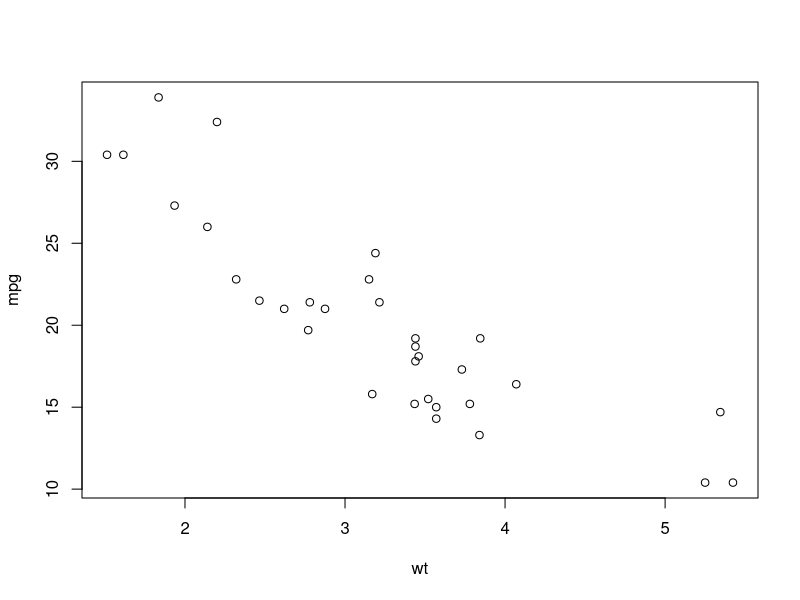
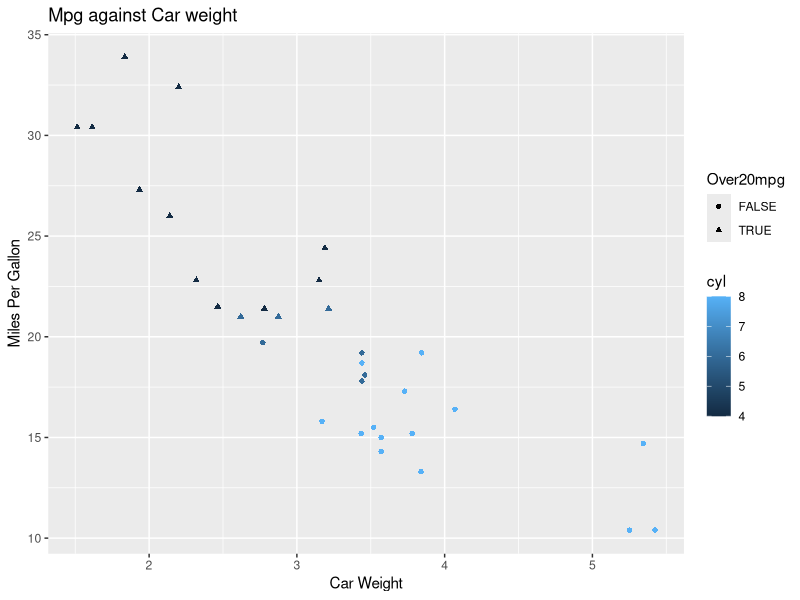
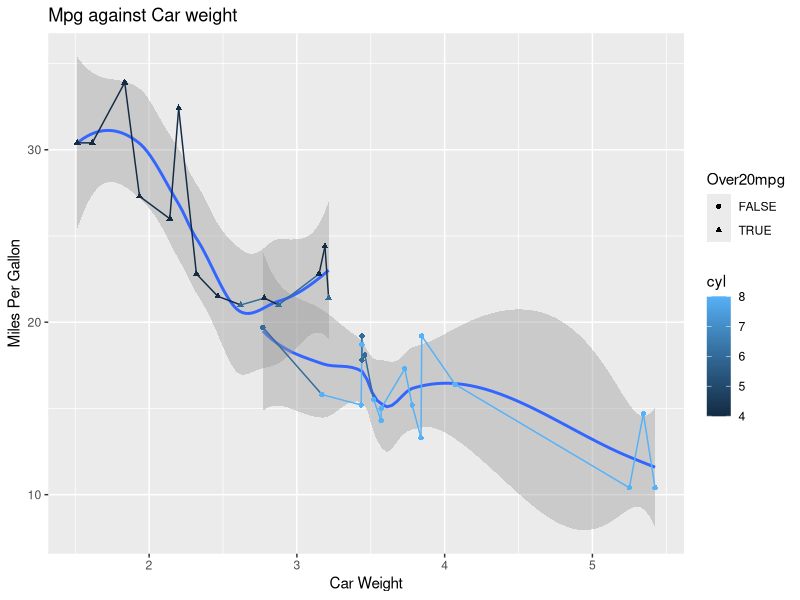

Write the R code that produced these figures, in order.
#Loaded packages
library(dplyr)
library(tidyr)
library(ggplot2)
library(tidyverse)

#--------Exercise 3---------

#Assigning the value of mtcars into mtcars2 creating a new data set
#with the same values
mtcars2 <- mtcars

#This finds the element named car within mtcars which will be
#the car names (as each row is called a car name) and will 
#create a new row with the cars and cars as its column name.
#the initial car names are then deleted as it now at the end
mtcars2$car <- row.names(mtcars)
row.names(mtcars2) <- NULL
mtcars2 <- as_tibble(mtcars2)


#-------Exercise 4)A-----------------

#This creates a new column and adds it to the end 
#of the data frame. This Calls the column Over20mpg and creates a Boolean
#it then puts this within mtcars2

mtcars2 <- mtcars2 %>%
  mutate(Over20mpg = mpg >= 20)

#-------Exercise 4 B -------------

#A new data set has been created with the same values as mtcars2
#from this data set it it groups cyl and gear into its own table
#a new data frame is created from the group variables
#within this data from a new column called mean_mpg 
#a mean of the mpg values is given here
gear_cyl <- mtcars2 %>%
  group_by(cyl, gear) %>%
  summarize(mean_mpg = mean(mpg, na.rm = TRUE))

#-------Exercise 4 C -------------

#to un groups everything using .group, I have made it equal drop
#as this un groups everything
gear_cyl <- mtcars2 %>%
  group_by(cyl, gear) %>%
  summarize(mean_mpg = mean(mpg, na.rm = TRUE), .groups = "drop")


#------Exercise 5)a-----------

#A simple plot of mpg (y axis) against weight (x axis)
plot(data = mtcars2, mpg ~ wt)


#------Exercise 5)b, c & d -----------

# using a qplot to change the colour it is equivalent to cyl and to change the shape
# shape equates to the column Over20mpg. I have added labels for X and Y axis and
# a title. (The subtitle I cannot get to appear)
qplot(wt, mpg, data = mtcars2, shape = Over20mpg, colour = cyl,
      ylab="Miles Per Gallon", xlab="Car Weight", main="Mpg against Car weight", 
      sub = "Higher the mpg, lower the car weight")

#-------Exercise 5)e ---------------

#to get a smooth line I have used geom = smooth, line and point.
qplot(wt, mpg, data = mtcars2, shape = Over20mpg, colour = cyl, 
      ylab="Miles Per Gallon", xlab="Car Weight", 
      main="Mpg against Car weight", sub = "Higher the mpg, lower the car weight", geom =c("smooth","line", "point"))
